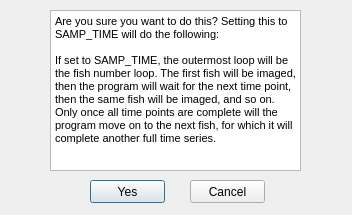
<?xml version="1.0" encoding="UTF-8"?>
<ui version="4.0">
 <class>AcquisitionOrderDialog</class>
 <widget class="QDialog" name="AcquisitionOrderDialog">
  <property name="geometry">
   <rect>
    <x>0</x>
    <y>0</y>
    <width>352</width>
    <height>215</height>
   </rect>
  </property>
  <property name="windowTitle">
   <string>Acquisition Order</string>
  </property>
  <property name="inputMethodHints">
   <set>Qt::ImhNone</set>
  </property>
  <widget class="QPushButton" name="yes_button">
   <property name="geometry">
    <rect>
     <x>90</x>
     <y>180</y>
     <width>75</width>
     <height>23</height>
    </rect>
   </property>
   <property name="text">
    <string>Yes</string>
   </property>
  </widget>
  <widget class="QPushButton" name="cancel_button">
   <property name="geometry">
    <rect>
     <x>190</x>
     <y>180</y>
     <width>75</width>
     <height>23</height>
    </rect>
   </property>
   <property name="text">
    <string>Cancel</string>
   </property>
  </widget>
  <widget class="QTextBrowser" name="order_text_browser">
   <property name="geometry">
    <rect>
     <x>50</x>
     <y>10</y>
     <width>251</width>
     <height>161</height>
    </rect>
   </property>
   <property name="html">
    <string>&lt;!DOCTYPE HTML PUBLIC &quot;-//W3C//DTD HTML 4.0//EN&quot; &quot;http://www.w3.org/TR/REC-html40/strict.dtd&quot;&gt;
&lt;html&gt;&lt;head&gt;&lt;meta name=&quot;qrichtext&quot; content=&quot;1&quot; /&gt;&lt;style type=&quot;text/css&quot;&gt;
p, li { white-space: pre-wrap; }
&lt;/style&gt;&lt;/head&gt;&lt;body style=&quot; font-family:'MS Shell Dlg 2'; font-size:8.25pt; font-weight:400; font-style:normal;&quot;&gt;
&lt;p style=&quot; margin-top:0px; margin-bottom:0px; margin-left:0px; margin-right:0px; -qt-block-indent:0; text-indent:0px;&quot;&gt;&lt;span style=&quot; font-size:8pt;&quot;&gt;Are you sure you want to do this? Setting this to SAMP_TIME will do the following:&lt;/span&gt;&lt;/p&gt;
&lt;p style=&quot;-qt-paragraph-type:empty; margin-top:0px; margin-bottom:0px; margin-left:0px; margin-right:0px; -qt-block-indent:0; text-indent:0px; font-size:8pt;&quot;&gt;&lt;br /&gt;&lt;/p&gt;
&lt;p style=&quot; margin-top:0px; margin-bottom:0px; margin-left:0px; margin-right:0px; -qt-block-indent:0; text-indent:0px;&quot;&gt;&lt;span style=&quot; font-size:8pt;&quot;&gt;If set to SAMP_TIME, the outermost loop will be the fish number loop. The first fish will be imaged, then the program will wait for the next time point, then the same fish will be imaged, and so on. Only once all time points are complete will the program move on to the next fish, for which it will complete another full time series.&lt;/span&gt;&lt;/p&gt;&lt;/body&gt;&lt;/html&gt;</string>
   </property>
  </widget>
 </widget>
 <resources/>
 <connections/>
</ui>
